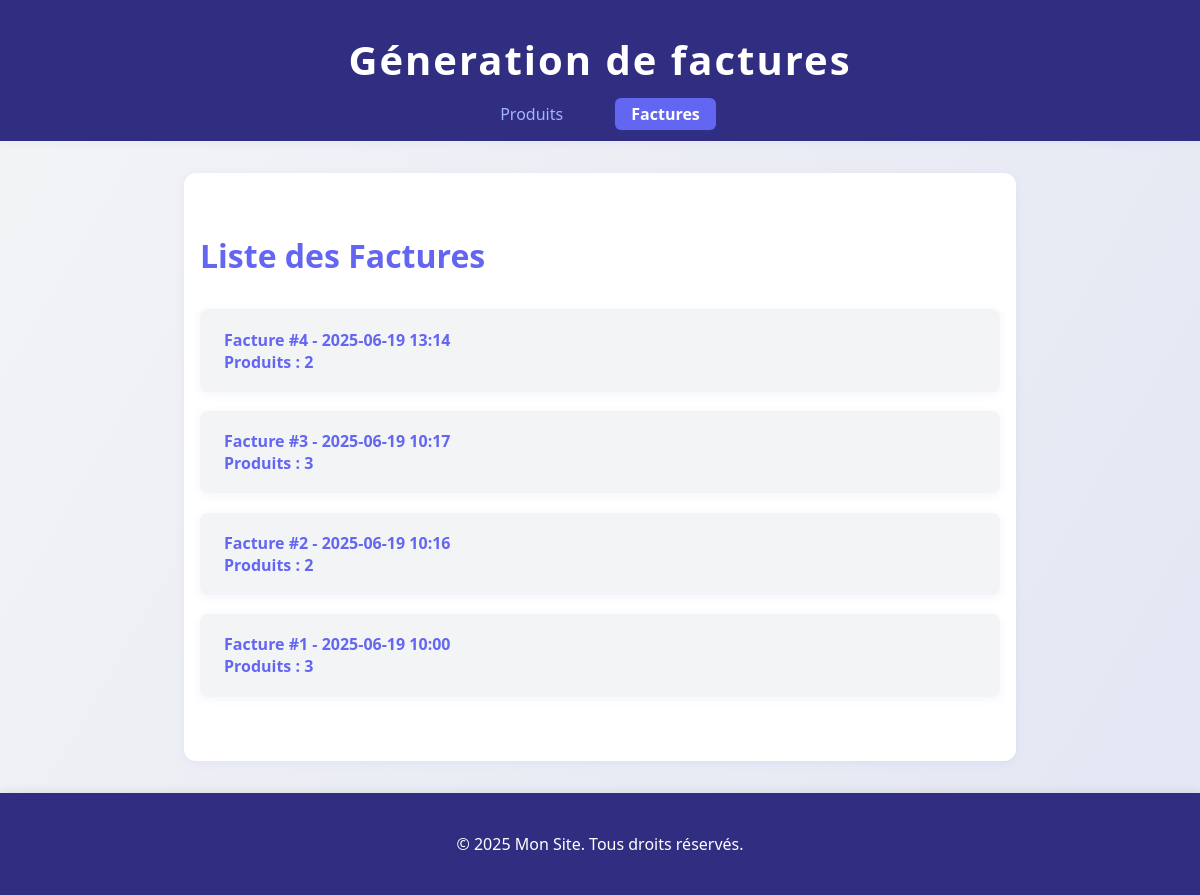
Page /factures/ on the earlier database version.
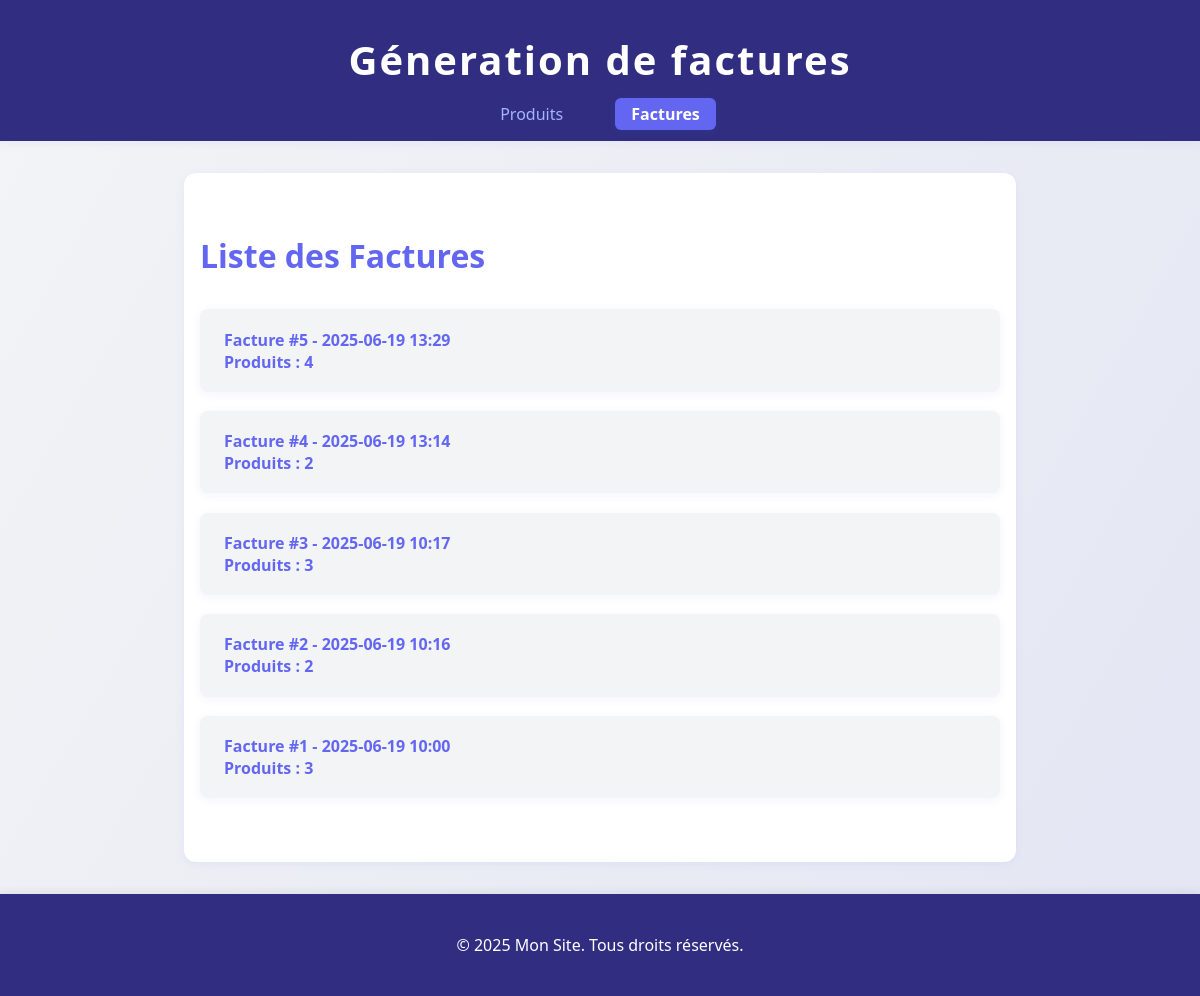
Same page on the later database version.
### factures/models.py (models this page shows)
class Facture(models.Model):
    date = models.DateTimeField(auto_now_add=True)
    produits = models.ManyToManyField(Produit, related_name='factures')
    def __str__(self):
        return f"Facture #{self.id} - {self.date.strftime('%Y-%m-%d %H:%M')}"

### factures/views.py (the view)
# urls.py: path('', liste_factures, name='liste_factures'),
def liste_factures(request):
    factures = Facture.objects.all().order_by('-date')
    return render(request, 'factures/liste_factures.html', {'factures': factures})

### factures/templates/factures/liste_factures.html (shortened to what this page needs)
{% extends "base.html" %}
{% block content %}
<h1>Liste des Factures</h1>
<ul class="facture-list">
{% for facture in factures %}
    <li class="facture-item">
        <a href="{% url 'detail_facture' facture.id %}">
            {{ facture }}<br>
            Produits : {{ facture.produits.count }}
        </a>
    </li>
{% empty %}
    <li>Aucune facture.</li>
{% endfor %}
</ul>
{% endblock %}

### monsite/templates/base.html (shortened to what this page needs)
{% load static %}
<!DOCTYPE html>
<html lang="en">
<head>
    <link rel="stylesheet" href="{% static 'style.css' %}">
</head>
<body>
    <header>
        <h1>Géneration de factures</h1>
        <nav>
            <a href="{% url 'liste_produits' %}" class="{% if request.resolver_match.url_name == 'liste_produits' %}active-nav{% endif %}">Produits</a>
            <a href="{% url 'liste_factures' %}" class="{% if request.resolver_match.url_name == 'liste_factures' %}active-nav{% endif %}">Factures</a>
        </nav>
    </header>
    <main>
        {% block content %}
        {% endblock %}
    </main>
    <footer>
        <p>&copy; 2025 Mon Site. Tous droits réservés.</p>
    </footer>
</body>
</html>

### monsite/static/style.css (style rules this page uses)
:root { --primary-color: #6366f1; --secondary-color: #a5b4fc; --accent-color: #312e81; --background-color: #f3f4f6; --text-color: #1e293b; --white: #fff; --danger: #f43f5e; --danger-hover: #be123c; --table-even: #e0e7ff; --table-odd: #fff; --table-hover: #c7d2fe; --success: #c7fedc; --shadow: 0 2px 8px rgba(99,102,241,0.08); --shadow-strong: 0 4px 24px rgba(99,102,241,0.15); }
body { font-family: 'Segoe UI', Arial, sans-serif; background: linear-gradient(120deg, var(--background-color) 0%, #e3e6f3 100%); margin: 0; padding: 0; min-height: 100vh; }
header { background: var(--accent-color); color: var(--white); padding: 2rem 1rem 1rem 1rem; text-align: center; box-shadow: var(--shadow); margin-bottom: 2rem; }
header h1 { margin: 0; font-size: 2.5rem; letter-spacing: 2px; font-weight: 700; }
nav { margin-top: 1rem; }
nav a { color: var(--secondary-color); margin: 0 1rem; font-weight: 500; padding: 0.3rem 1rem; border-radius: 6px; transition: color 0.2s; }
nav a.active-nav { color: var(--white); background: var(--primary-color); font-weight: 700; box-shadow: 0 2px 8px rgba(37,99,235,0.10); }
main { padding: 2.5rem 1rem 2rem 1rem; max-width: 800px; margin: 0 auto; background: var(--white); border-radius: 12px; box-shadow: var(--shadow); min-height: 60vh; }
main h1,main h2,main h3 { color: var(--primary-color); }
a { color: var(--primary-color); text-decoration: none; font-weight: 500; transition: color 0.2s; }
footer { background: var(--accent-color); color: var(--white); padding: 1.5rem 1rem; text-align: center; margin-top: 2rem; box-shadow: 0 -2px 8px rgba(34,34,59,0.08); }
.facture-list { list-style: none; padding: 0; margin: 2rem 0; }
.facture-item { margin-bottom: 1.2rem; background: var(--background-color); border-radius: 8px; box-shadow: var(--shadow); transition: box-shadow 0.2s; }
.facture-item a { display: block; padding: 1.2rem 1.5rem; color: var(--primary-color); font-weight: 600; text-decoration: none; border-radius: 8px; transition: background 0.2s, color 0.2s; }

Differences in the rows shown:
added Facture: id+date "Facture #5 - 2025-06-19 13:29", produits.count "4"
